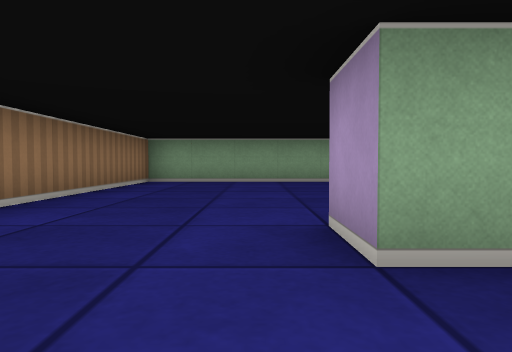
view 1 (above)

16 first-person views from a walk through a cub3D level. The camera is about half as high as the walls, tilts 2° down and sees 70° across. The floor is counted in squares. Each view is taken from the middle of a square. On the plan, view 1 faces up. The plan holds only what a view shows up to about 9 squares ahead; the rest is blank.

view 2
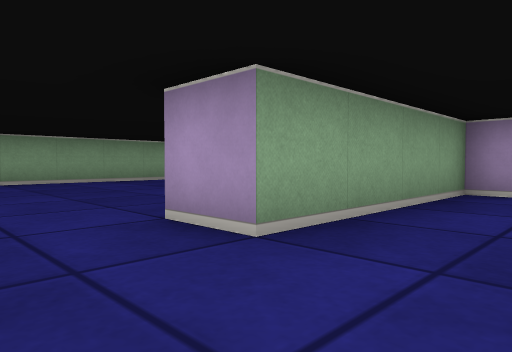

view 3
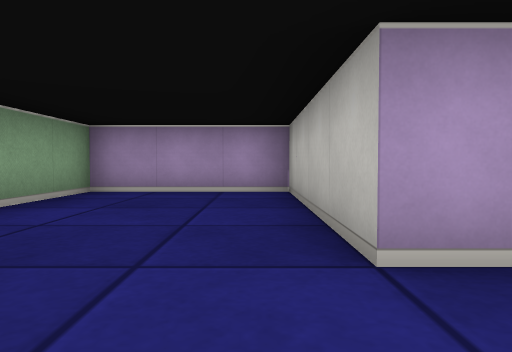

view 4
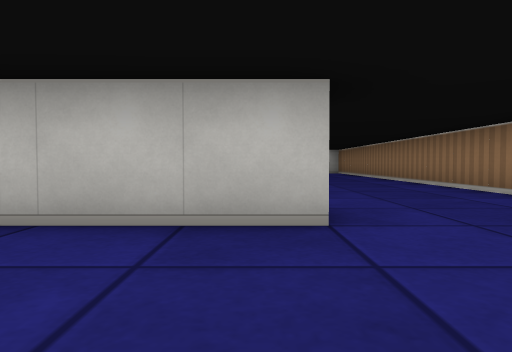

view 5
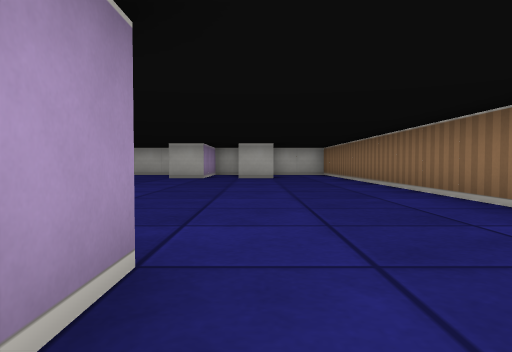

view 6
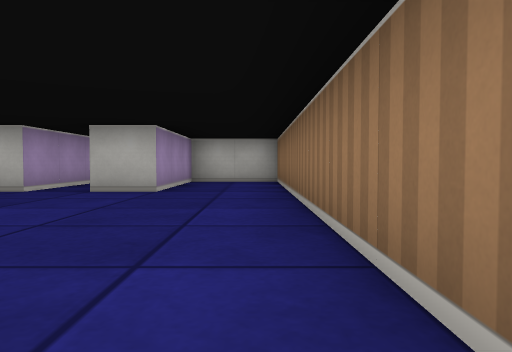

view 7
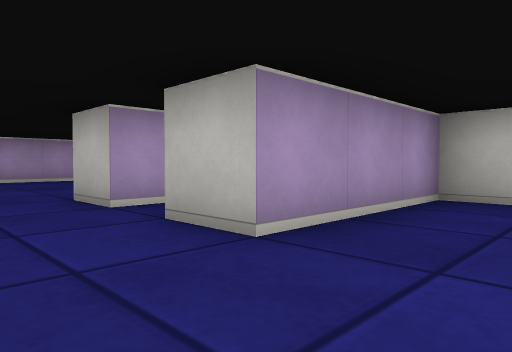

view 8
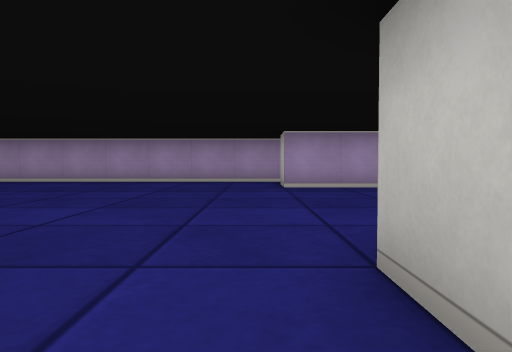

view 9
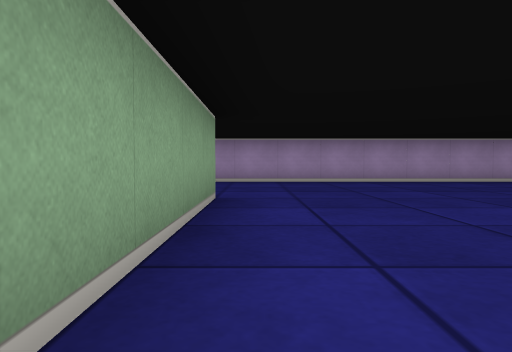

view 10
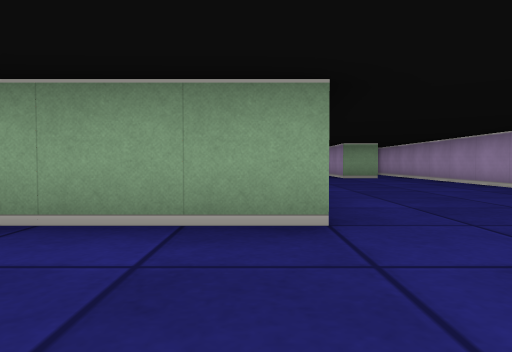

view 11
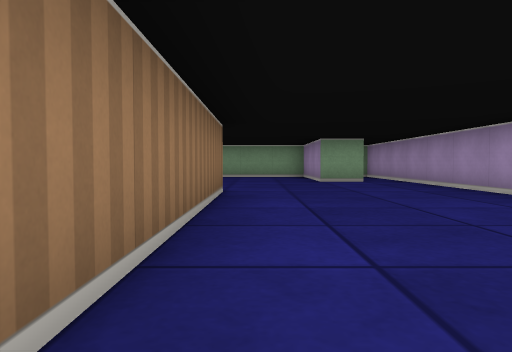

view 12
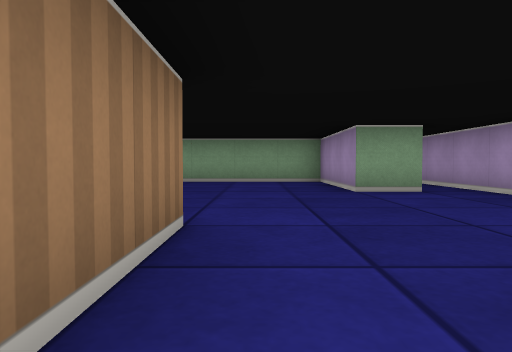

view 13
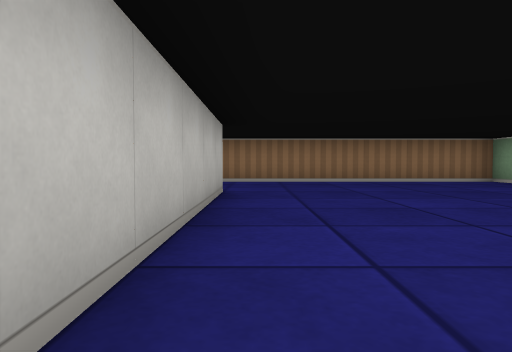

view 14
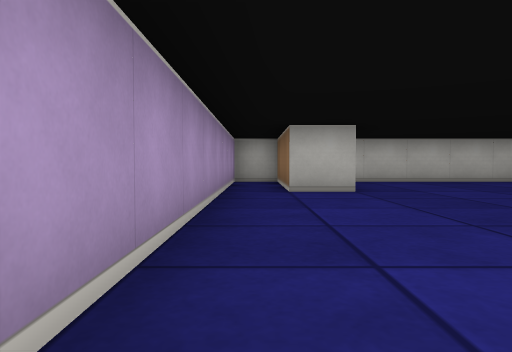

view 15
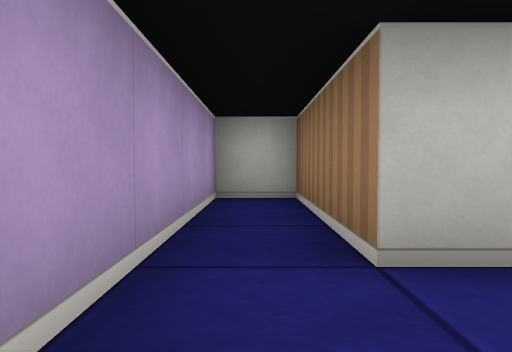

view 16
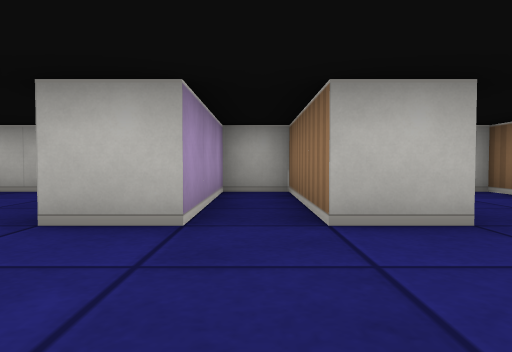

### Floor plan
Points are (right, up) in squares from view 1. A wall is a line through its corners. A room is listed if a view was taken in it or the views show most of it. See-through windows are left out.
Room 1 (views 1, 2, 3, 4, 5, 6, 7, 8, 9, 10, 11, 12, 13, 14, 15, 16)
walls: (0.5, -2.5) (0.5, -1.5) (4.5, -1.5) (4.5, 1.5) (0.5, 1.5) (0.5, 2.5) (5.5, 2.5) (5.5, -2.5) (1.6, -2.5); (-2.5, -4) (-2.5, -14.5) (-0.5, -14.5) (-0.5, -11.5) (0.5, -11.5) (0.5, -14.5) (1.5, -14.5) (1.5, -11.5) (2.5, -11.5); (9.5, 1.4) (9.5, 7.8); (8.6, 5.5) (7.5, 5.5) (7.5, 8.5) (-2.5, 8.5) (-2.5, 2.1); (7.5, -13.2) (7.5, -11.5) (8.5, -11.5) (8.5, -14.5) (9.5, -14.5) (9.5, -2); (3, -14.5) (6.8, -14.5)

Where each view was taken, in squares from view 1:
view 1: 0 up, 0 right, facing up
view 2: 0 up, 1 left, facing up-right
view 3: 1 down, 1 left, facing right
view 4: 1 up, 1 right, facing down
view 5: 1 down, 0 right, facing down
view 6: 6 down, 2 left, facing down
view 7: 10 down, 2 left, facing down-right
view 8: 11 down, 1 right, facing right
view 9: 3 down, 1 right, facing right
view 10: 5 down, 5 right, facing up
view 11: 3 down, 6 right, facing up
view 12: 0 up, 6 right, facing up
view 13: 3 up, 6 right, facing left
view 14: 6 down, 9 right, facing down
view 15: 10 down, 9 right, facing down
view 16: 9 down, 1 right, facing down
